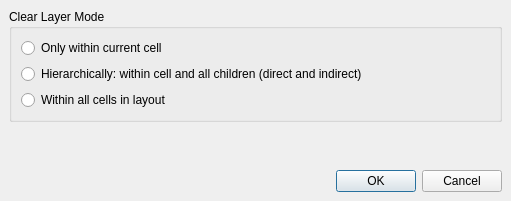
<ui version="4.0" >
 <class>ClearLayerModeDialog</class>
 <widget class="QDialog" name="ClearLayerModeDialog" >
  <property name="geometry" >
   <rect>
    <x>0</x>
    <y>0</y>
    <width>511</width>
    <height>201</height>
   </rect>
  </property>
  <property name="windowTitle" >
   <string>Clear Layer Options</string>
  </property>
  <layout class="QVBoxLayout" >
   <property name="margin" >
    <number>9</number>
   </property>
   <property name="spacing" >
    <number>6</number>
   </property>
   <item>
    <widget class="QGroupBox" name="groupBox" >
     <property name="title" >
      <string>Clear Layer Mode</string>
     </property>
     <layout class="QVBoxLayout" >
      <property name="margin" >
       <number>9</number>
      </property>
      <property name="spacing" >
       <number>6</number>
      </property>
      <item>
       <widget class="QRadioButton" name="local_rb" >
        <property name="text" >
         <string>Only within current cell</string>
        </property>
       </widget>
      </item>
      <item>
       <widget class="QRadioButton" name="hierarchically_rb" >
        <property name="text" >
         <string>Hierarchically: within cell and all children (direct and indirect)</string>
        </property>
       </widget>
      </item>
      <item>
       <widget class="QRadioButton" name="layout_rb" >
        <property name="text" >
         <string>Within all cells in layout</string>
        </property>
       </widget>
      </item>
     </layout>
    </widget>
   </item>
   <item>
    <spacer>
     <property name="orientation" >
      <enum>Qt::Vertical</enum>
     </property>
     <property name="sizeHint" >
      <size>
       <width>382</width>
       <height>31</height>
      </size>
     </property>
    </spacer>
   </item>
   <item>
    <widget class="QDialogButtonBox" name="buttonBox" >
     <property name="orientation" >
      <enum>Qt::Horizontal</enum>
     </property>
     <property name="standardButtons" >
      <set>QDialogButtonBox::Cancel|QDialogButtonBox::NoButton|QDialogButtonBox::Ok</set>
     </property>
    </widget>
   </item>
  </layout>
 </widget>
 <tabstops>
  <tabstop>local_rb</tabstop>
  <tabstop>hierarchically_rb</tabstop>
  <tabstop>layout_rb</tabstop>
  <tabstop>buttonBox</tabstop>
 </tabstops>
 <resources/>
 <connections>
  <connection>
   <sender>buttonBox</sender>
   <signal>accepted()</signal>
   <receiver>ClearLayerModeDialog</receiver>
   <slot>accept()</slot>
   <hints>
    <hint type="sourcelabel" >
     <x>248</x>
     <y>254</y>
    </hint>
    <hint type="destinationlabel" >
     <x>157</x>
     <y>274</y>
    </hint>
   </hints>
  </connection>
  <connection>
   <sender>buttonBox</sender>
   <signal>rejected()</signal>
   <receiver>ClearLayerModeDialog</receiver>
   <slot>reject()</slot>
   <hints>
    <hint type="sourcelabel" >
     <x>316</x>
     <y>260</y>
    </hint>
    <hint type="destinationlabel" >
     <x>286</x>
     <y>274</y>
    </hint>
   </hints>
  </connection>
 </connections>
</ui>
